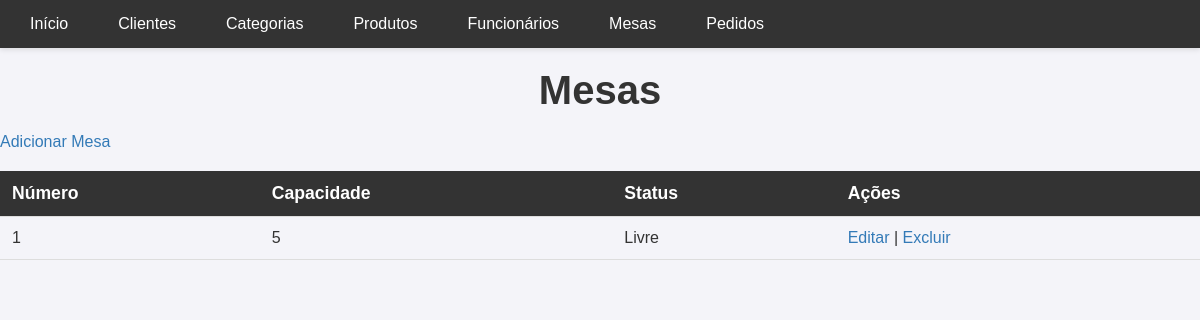
Before: /mesa/ with the older database file.
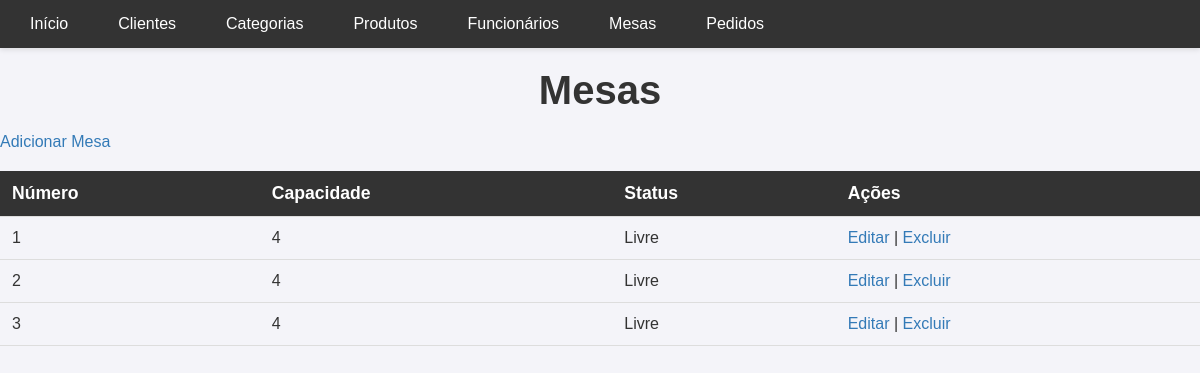
After: the same page with the newer database file.
### gerenciamento/models.py (models this page shows, shortened)
class Mesa(models.Model):
    numero = models.PositiveIntegerField(unique=True)
    capacidade = models.PositiveIntegerField()
    ocupada = models.BooleanField(default=False)

### gerenciamento/views.py (the view)
# urls.py: path('mesa/', views.listar_mesas, name='listar_mesas'),
def listar_mesas(request):
    mesas = Mesa.objects.all()
    return render(request, 'gerenciamento/mesa/list.html', {'mesas': mesas})

### gerenciamento/templates/gerenciamento/mesa/list.html (shortened to what this page needs)
{% extends 'gerenciamento/base.html' %}
{% block content %}
<h1>Mesas</h1>
<a href="{% url 'criar_mesa' %}">Adicionar Mesa</a>
<table>
    <thead>
        <tr>
            <th>Número</th>
            <th>Capacidade</th>
            <th>Status</th>
            <th>Ações</th>
        </tr>
    </thead>
    <tbody>
        {% for mesa in mesas %}
        <tr>
            <td>{{ mesa.numero }}</td>
            <td>{{ mesa.capacidade }}</td>
            <td>
                {% if mesa.ocupada %}
                    Ocupada
                {% else %}
                    Livre
                {% endif %}
            </td>
            <td>
                <a href="{% url 'editar_mesa' mesa.id %}">Editar</a> |
                <a href="{% url 'excluir_mesa' mesa.id %}" onclick="return confirm('Tem certeza que deseja excluir?');">Excluir</a>
            </td>
        </tr>
        {% endfor %}
    </tbody>
</table>
{% endblock %}

### gerenciamento/templates/gerenciamento/base.html (shortened to what this page needs)
<!DOCTYPE html>
<html lang="pt-br">
<head>
    {% load static %}
    <link rel="stylesheet" href="{% static 'gerenciamento/style.css' %}">
</head>
<body>
    <nav>
        <ul>
            <li><a href="/">Início</a></li>
            <li><a href="/cliente/">Clientes</a></li>
            <li><a href="/categoria/">Categorias</a></li>
            <li><a href="/produto/">Produtos</a></li>
            <li><a href="/funcionario/">Funcionários</a></li>
            <li><a href="/mesa/">Mesas</a></li>
            <li><a href="/pedido/">Pedidos</a></li>
        </ul>
    </nav>
    <main>
        {% block content %}
        {% endblock %}
    </main>
</body>
</html>

### static/gerenciamento/style.css (style rules this page uses)
body { font-family: 'Arial', sans-serif; margin: 0; padding: 0; background-color: #f4f4f9; color: #333; }
nav { background-color: #333; color: white; padding: 15px 20px; font-size: 16px; box-shadow: 0 2px 5px rgba(0, 0, 0, 0.1); }
nav ul { list-style: none; padding: 0; margin: 0; display: flex; justify-content: flex-start; }
nav ul li { margin-right: 30px; }
nav ul li a { color: white; text-decoration: none; padding: 5px 10px; border-radius: 5px; transition: background-color 0.3s ease, color 0.3s ease; }
h1 { font-size: 2.5em; text-align: center; color: #333; margin: 20px 0; }
table { width: 100%; border-collapse: collapse; margin-top: 20px; }
table th, table td { padding: 12px; text-align: left; border-bottom: 1px solid #ddd; }
table th { background-color: #333; color: #fff; font-size: 1.1em; }
a { color: #337ab7; text-decoration: none; transition: color 0.3s ease; }

Changed rows visible on the page:
removed Mesa: numero "1", capacidade "5", ocupada "Livre"
added Mesa: numero "1", capacidade "4", ocupada "Livre"
added Mesa: numero "2", capacidade "4", ocupada "Livre"
added Mesa: numero "3", capacidade "4", ocupada "Livre"
